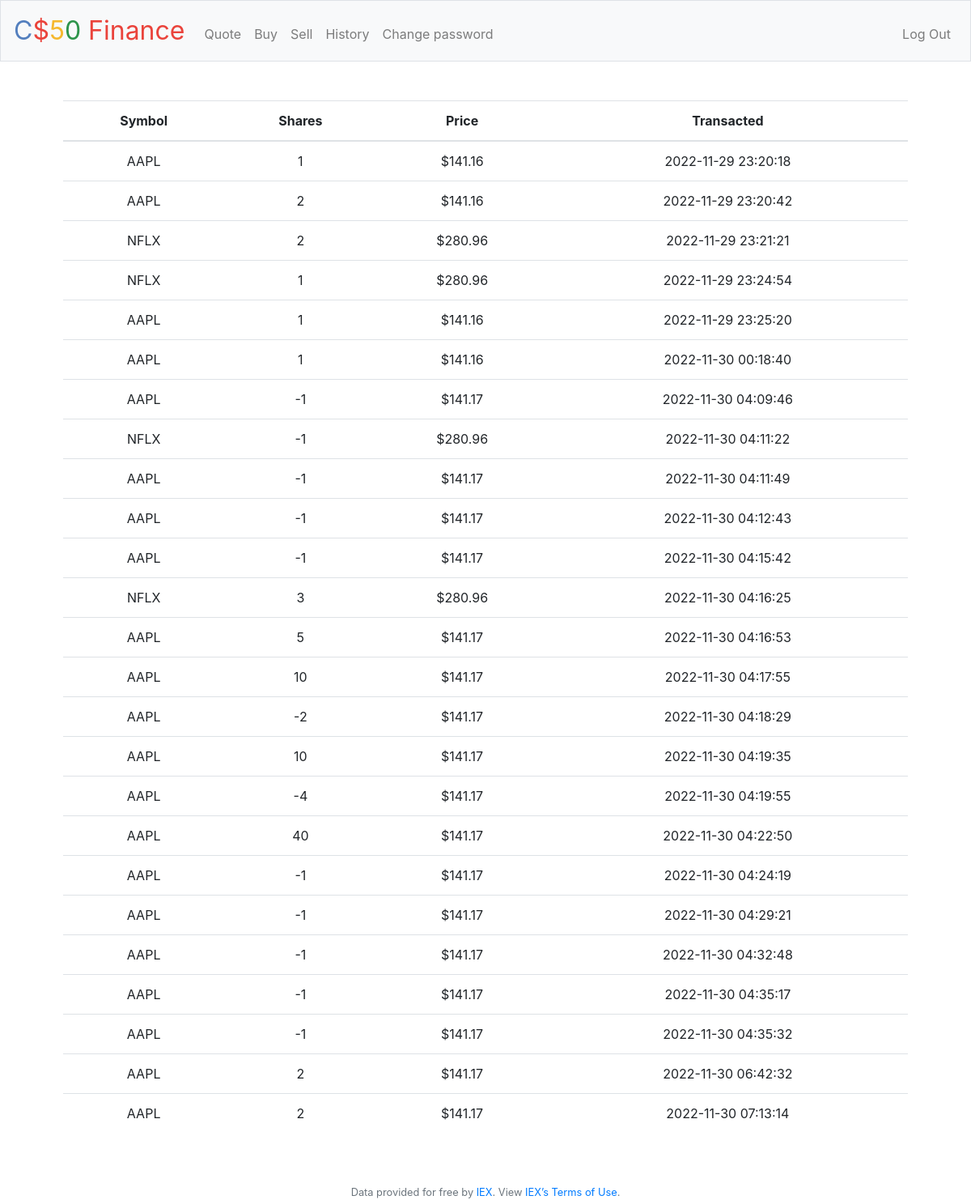
Screenshot of /history (signed in) with the database file from the repository.
### tables this page shows
CREATE TABLE transactions (user_id INTEGER NOT NULL, symbol TEXT NOT NULL, nature TEXT NOT NULL, amount INTEGER NOT NULL, price NUMERIC NOT NULL, date TEXT NOT NULL, FOREIGN KEY(user_id) REFERENCES users(id));

### application.py (the view)
@app.route("/history")
@login_required
def history():
    transactions = db.execute("SELECT * FROM transactions WHERE user_id = ? ORDER BY date", session["user_id"])
    return render_template("history.html", history = transactions)
    return apology("TODO")

### application.py (called while the page is built)
@app.after_request
def after_request(response):
    response.headers["Cache-Control"] = "no-cache, no-store, must-revalidate"
    response.headers["Expires"] = 0
    response.headers["Pragma"] = "no-cache"
    return response

### helpers.py (called while the page is built)
def login_required(f):
    @wraps(f)
    def decorated_function(*args, **kwargs):
        if session.get("user_id") is None:
            return redirect("/login")
        return f(*args, **kwargs)
    return decorated_function

def usd(value):
    return f"${value:,.2f}"

### templates/history.html (shortened to what this page needs)
{% extends "layout.html" %}
{% block main %}
    <table class="table">
        <thead>
            <tr>
                <th class="text-start">Symbol</th>
                <th class="text-end">Shares</th>
                <th class="text-end">Price</th>
                <th class="text-end">Transacted</th>
            </tr>
        </thead>
        <tbody>
            {% for row in history %}
                <tr>
                    <td class="text-start">{{ row.symbol }}</td>
                    {% if row.nature == "sell" %}
                        <td class="text-end">{{ (row.amount * -1) }}</td>
                    {% else %}
                        <td class="text-end">{{ row.amount }}</td>
                    {% endif %}
                    <td class="text-end">{{ row.price | usd }}</td>
                    <td class="text-end">{{ row.date }}</td>
                </tr>
            {% endfor %}
        </tbody>
    </table>
{% endblock %}

### templates/layout.html (shortened to what this page needs)
<!DOCTYPE html>
<html lang="en">
    <head>
        <link rel="stylesheet" href="https://cdn.jsdelivr.net/npm/bootstrap@4.5.3/dist/css/bootstrap.min.css">
        <link href="/static/styles.css" rel="stylesheet">
    </head>
    <body>
        <nav class="navbar navbar-expand-md navbar-light bg-light border">
            <a class="navbar-brand" href="/"><span class="blue">C</span><span class="red">$</span><span class="yellow">5</span><span class="green">0</span> <span class="red">Finance</span></a>
            <div class="collapse navbar-collapse" id="navbar">
                {% if session.user_id %}
                    <ul class="navbar-nav mr-auto mt-2">
                        <li class="nav-item"><a class="nav-link" href="/quote">Quote</a></li>
                        <li class="nav-item"><a class="nav-link" href="/buy">Buy</a></li>
                        <li class="nav-item"><a class="nav-link" href="/sell">Sell</a></li>
                        <li class="nav-item"><a class="nav-link" href="/history">History</a></li>
                        <li class="nav-item"><a class="nav-link" href="/passwordchange">Change password</a></li>
                    </ul>
                    <ul class="navbar-nav ml-auto mt-2">
                        <li class="nav-item"><a class="nav-link" href="/logout">Log Out</a></li>
                    </ul>
                {% else %}
                    <ul class="navbar-nav ml-auto mt-2">
                        <li class="nav-item"><a class="nav-link" href="/register">Register</a></li>
                        <li class="nav-item"><a class="nav-link" href="/login">Log In</a></li>
                    </ul>
                {% endif %}
            </div>
        </nav>
        <main class="container p-5">
            {% block main %}{% endblock %}
        </main>
        <footer class="small text-center text-muted">
            Data provided for free by <a href="https://iextrading.com/developer">IEX</a>. View <a href="https://iextrading.com/api-exhibit-a/">IEX’s Terms of Use</a>.
        </footer>
    </body>
</html>

### static/styles.css (style rules this page uses)
nav .navbar-brand { font-size: xx-large; }
nav .navbar-brand .blue { color: #537fbe; }
nav .navbar-brand .red { color: #ea433b; }
nav .navbar-brand .yellow { color: #f5b82e; }
nav .navbar-brand .green { color: #2e944b; }
main { overflow-x: auto; text-align: center; }

### rows the page displays
transactions: symbol "AAPL", amount "1", price "$141.16", date "2022-11-29 23:20:18"
transactions: symbol "AAPL", amount "2", price "$141.16", date "2022-11-29 23:20:42"
transactions: symbol "NFLX", amount "2", price "$280.96", date "2022-11-29 23:21:21"
transactions: symbol "NFLX", amount "1", price "$280.96", date "2022-11-29 23:24:54"
transactions: symbol "AAPL", amount "1", price "$141.16", date "2022-11-29 23:25:20"
transactions: symbol "AAPL", amount "1", price "$141.16", date "2022-11-30 00:18:40"
transactions: symbol "AAPL", amount "-1", price "$141.17", date "2022-11-30 04:09:46"
transactions: symbol "NFLX", amount "-1", price "$280.96", date "2022-11-30 04:11:22"
transactions: symbol "AAPL", amount "-1", price "$141.17", date "2022-11-30 04:11:49"
transactions: symbol "AAPL", amount "-1", price "$141.17", date "2022-11-30 04:12:43"
transactions: symbol "AAPL", amount "-1", price "$141.17", date "2022-11-30 04:15:42"
transactions: symbol "NFLX", amount "3", price "$280.96", date "2022-11-30 04:16:25"
transactions: symbol "AAPL", amount "5", price "$141.17", date "2022-11-30 04:16:53"
transactions: symbol "AAPL", amount "10", price "$141.17", date "2022-11-30 04:17:55"
transactions: symbol "AAPL", amount "-2", price "$141.17", date "2022-11-30 04:18:29"
transactions: symbol "AAPL", amount "10", price "$141.17", date "2022-11-30 04:19:35"
transactions: symbol "AAPL", amount "-4", price "$141.17", date "2022-11-30 04:19:55"
transactions: symbol "AAPL", amount "40", price "$141.17", date "2022-11-30 04:22:50"
transactions: symbol "AAPL", amount "-1", price "$141.17", date "2022-11-30 04:24:19"
transactions: symbol "AAPL", amount "-1", price "$141.17", date "2022-11-30 04:29:21"
transactions: symbol "AAPL", amount "-1", price "$141.17", date "2022-11-30 04:32:48"
transactions: symbol "AAPL", amount "-1", price "$141.17", date "2022-11-30 04:35:17"
transactions: symbol "AAPL", amount "-1", price "$141.17", date "2022-11-30 04:35:32"
transactions: symbol "AAPL", amount "2", price "$141.17", date "2022-11-30 06:42:32"
transactions: symbol "AAPL", amount "2", price "$141.17", date "2022-11-30 07:13:14"
